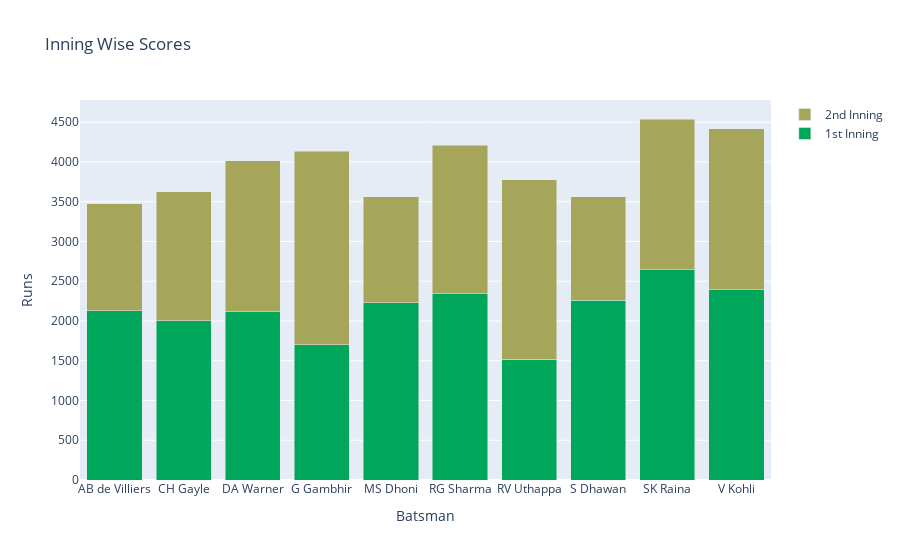

Notebook source saved alongside this figure:
### Code cell
trace1 = go.Bar(x=final['batsman'], y=final['1st Inning'],
                name='1st Inning',
                marker={'color': '#00a65a'})

trace2 = go.Bar(x=final['batsman'], y=final['2nd Inning'],
                name='2nd Inning',
                marker={'color': '#a6a65a'})

data = [trace1, trace2]

layout = go.Layout(title="Inning Wise Scores",
                   xaxis={'title': 'Batsman'},
                   yaxis={'title': 'Runs'},
                   barmode='stack')

fig = go.Figure(data, layout)
fig.show()
# pyo.plot(fig)

### Figure 1 — Plotly figure (JSON) as saved in the notebook; plotly's stock layout.template omitted (floating-point values rounded to 4 significant figures)
{"data": [{"marker": {"color": "#00a65a"}, "name": "1st Inning", "type": "bar", "x": ["AB de Villiers", "CH Gayle", "DA Warner", "G Gambhir", "MS Dhoni", "RG Sharma", "RV Uthappa", "S Dhawan", "SK Raina", "V Kohli"], "y": [2128, 2003, 2118, 1699, 2232, 2344, 1516, 2262, 2647, 2391]}, {"marker": {"color": "#a6a65a"}, "name": "2nd Inning", "type": "bar", "x": ["AB de Villiers", "CH Gayle", "DA Warner", "G Gambhir", "MS Dhoni", "RG Sharma", "RV Uthappa", "S Dhawan", "SK Raina", "V Kohli"], "y": [1345, 1623, 1896, 2433, 1328, 1863, 2262, 1299, 1893, 2027]}], "layout": {"barmode": "stack", "title": {"text": "Inning Wise Scores"}, "xaxis": {"title": {"text": "Batsman"}}, "yaxis": {"title": {"text": "Runs"}}}}
